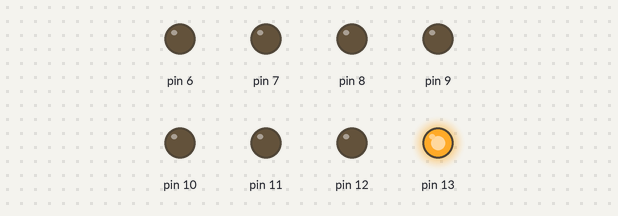
This sketch was run on a simulated Arduino Uno, built with avr-gcc and run on an emulated ATmega328P. Shown: output pins drawn as LEDs (lit = HIGH).

Above: at 0.2 s.
At 1.2 s:
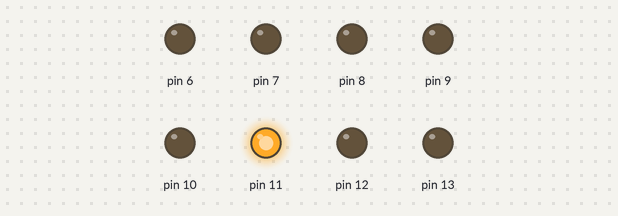
At 1.7 s:
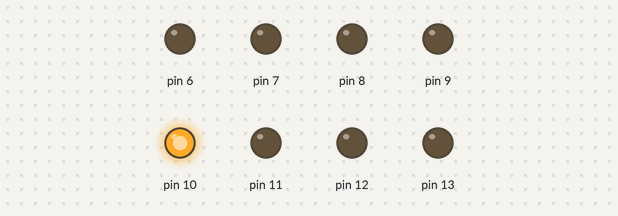
At 2.2 s:
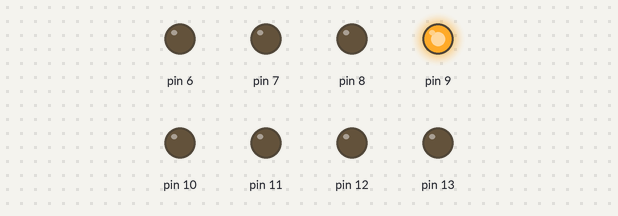
At 3.2 s:
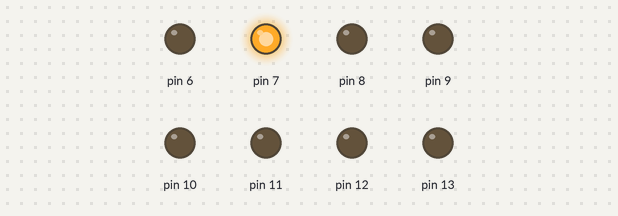
At 4.7 s:
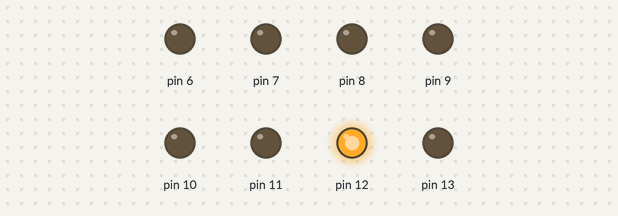
Timing chart, 0 to 5.2 s (numbered marks = the images above):
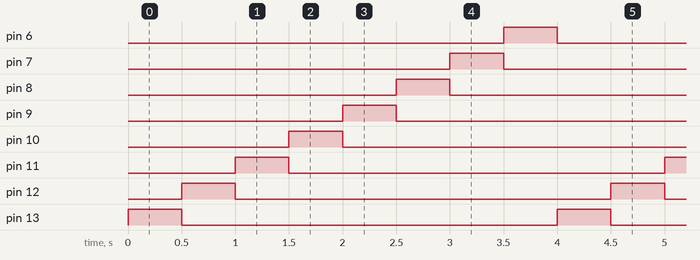

The sketch:

sketch_feb21a.ino
```cpp
void setup() {
  // put your setup code here, to run once:
  for (int i = 13 ; i > 5; i--){
  pinMode(i,OUTPUT);
  }

}

void loop() {
  // put your main code here, to run repeatedly:
  for (int i = 13 ; i > 5; i--){
  digitalWrite(i,HIGH);
  delay(500);
  digitalWrite(i,LOW);
  }

}
```

Measured:
- by itself, pin 6–13: alternates HIGH for 0.50 s and LOW for 3.5 s
- by itself, everything shown: repeats every 4.0 s, in 9 steps
